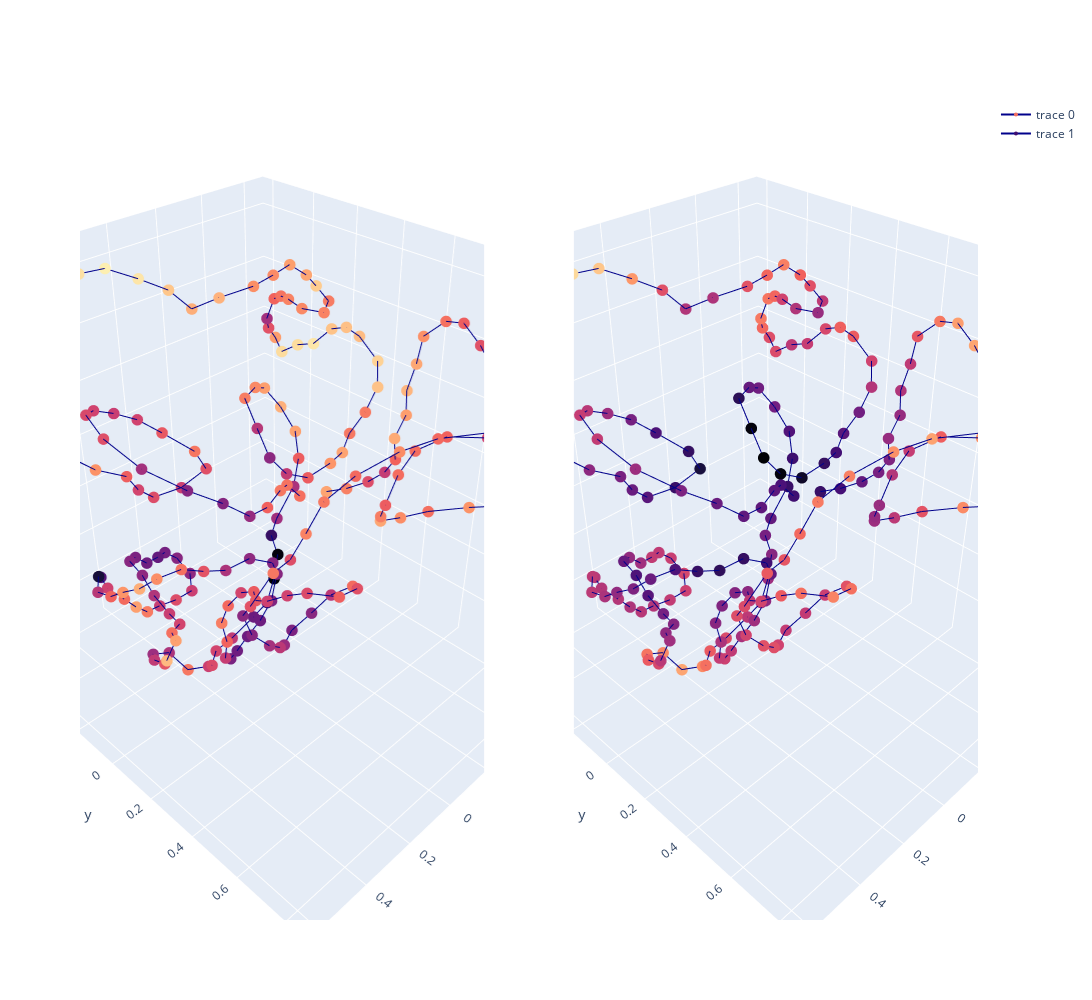

The notebook cell this image was saved under:
### Markdown cell above
predicted and true confidence on predicted Trussart Structure

### Code cell
colorscale1 = -relative_error
colorscale2 = pLLDTs
color1 = 'magma'
color2 = 'magma'

plot_true_pred_structures(x_pred, y_pred, z_pred, x_pred, y_pred, z_pred, colorscale1, colorscale2, color1, color2)

# Shape comparison
print('Kabsch distance is ' + str(kabsch_distance_numpy(trussart_pred_structure, trussart_true_structure, EMBEDDING_SIZE)))

### Figure 1 — Plotly figure (JSON) as saved in the notebook; plotly's stock layout.template omitted (floating-point values rounded to 4 significant figures; data arrays with more than 128 entries replaced by an {"elided": "..."} marker saying what was removed)
{"data": [{"line": {"color": "darkblue", "width": 2}, "marker": {"color": {"elided": "202 float values"}, "colorscale": [[0, "#000004"], [0.1111, "#180f3d"], [0.2222, "#440f76"], [0.3333, "#721f81"], [0.4444, "#9e2f7f"], [0.5556, "#cd4071"], [0.6667, "#f1605d"], [0.7778, "#fd9668"], [0.8889, "#feca8d"], [1, "#fcfdbf"]], "size": 4}, "scene": "scene", "type": "scatter3d", "x": {"elided": "202 float values"}, "y": {"elided": "202 float values"}, "z": {"elided": "202 float values"}}, {"line": {"color": "darkblue", "width": 2}, "marker": {"color": {"elided": "202 float values"}, "colorscale": [[0, "#000004"], [0.1111, "#180f3d"], [0.2222, "#440f76"], [0.3333, "#721f81"], [0.4444, "#9e2f7f"], [0.5556, "#cd4071"], [0.6667, "#f1605d"], [0.7778, "#fd9668"], [0.8889, "#feca8d"], [1, "#fcfdbf"]], "size": 4}, "scene": "scene2", "type": "scatter3d", "x": {"elided": "202 float values"}, "y": {"elided": "202 float values"}, "z": {"elided": "202 float values"}}], "layout": {"height": 1000, "scene": {"domain": {"x": [0, 0.45], "y": [0, 1]}}, "scene2": {"domain": {"x": [0.55, 1], "y": [0, 1]}}, "width": 1300}}
